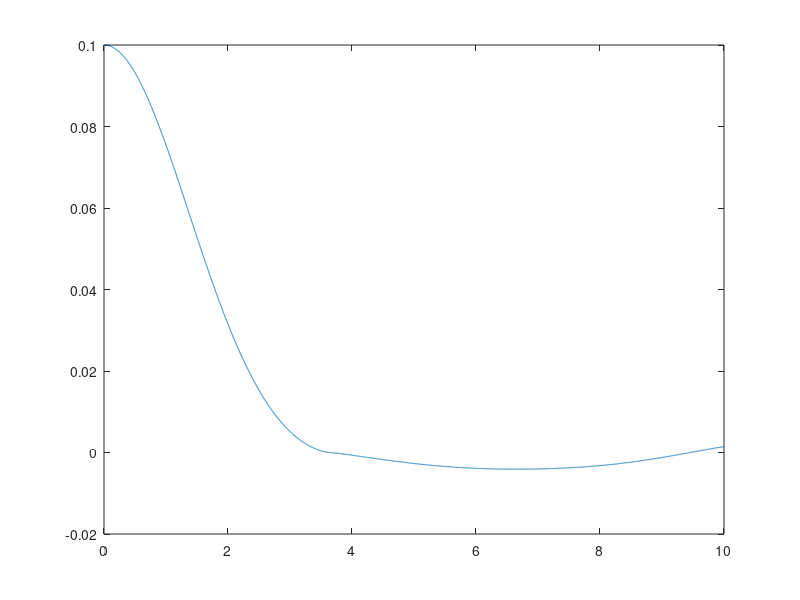
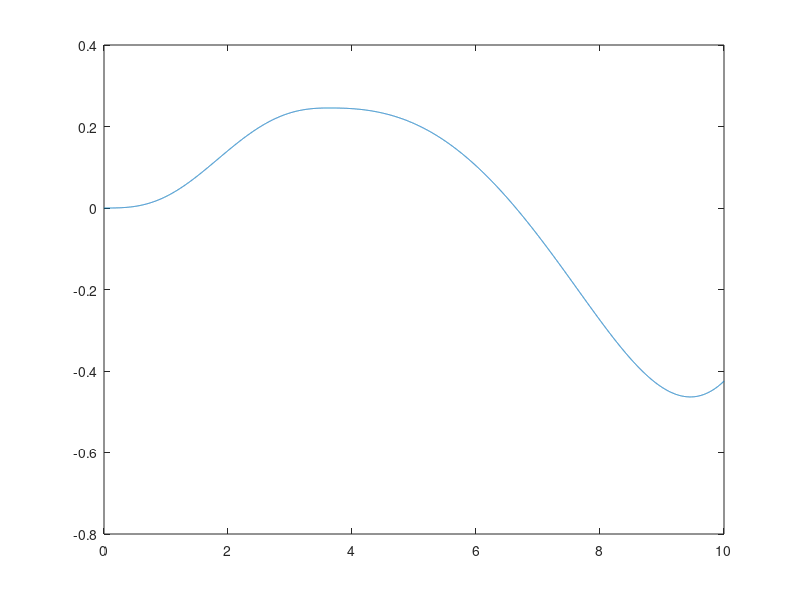

MATLAB code for these plots, in order:
clear; clc; close all;

% Description: Solves a set of odes

gamma = @(x) x^2/3/sqrt(1+x);

odefun = @(r,y) [-y(2)*y(1)/gamma(y(1)^(1/3))/r^2; r^2*y(1)];

rspan = linspace(1e-10,10,10000);

[r,y] = ode45(odefun,rspan,[1e-1, 0]);
figure()

plot(r,y(:,1))
figure()
plot(r,y(:,2))